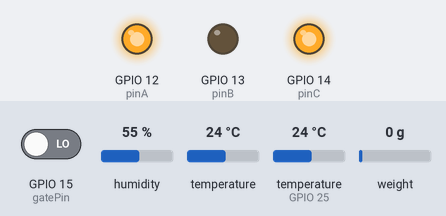
Simulated run of this sketch. Board: ESP32. On the bench: output pins drawn as LEDs (lit = HIGH). The test bench sets the inputs (shaded band); at power-on: GPIO 15 (gatePin) LOW, humidity 55 %, temperature 24 °C, temperature (sensor on GPIO 25) 24 °C, weight on the scale 0 g. What the sketch prints to the serial monitor is not drawn.

Above: at 1.2 s.
1.3 s: GPIO 15 (gatePin) driven HIGH
At 2.2 s:
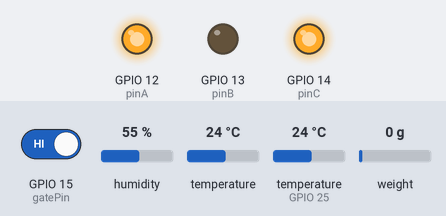
2.8 s: GPIO 15 (gatePin) driven LOW
At 3.7 s:
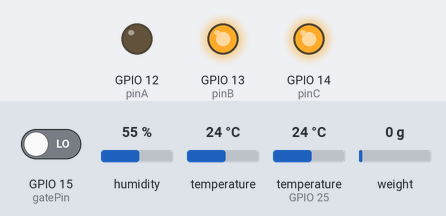
At 7.36 s:
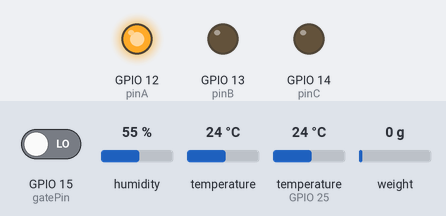
Timing chart, 0 to 14.0 s (numbered marks = the images above; inputs shaded):
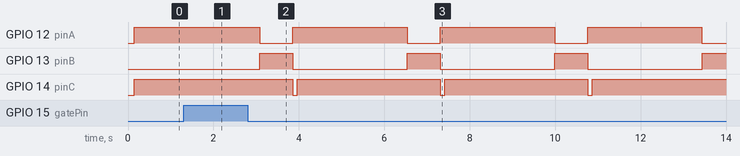

The sketch:

ESP_COMPONENT_MEASURE_.ino
```cpp
//TRansmit


#include <Wire.h>
#include <Adafruit_AHTX0.h>
#include "HX711.h"
#include <OneWire.h>
#include <DallasTemperature.h>

// ==== AHT10 setup ====
Adafruit_AHTX0 aht;

// ==== HX711 setup ====
const byte MPS_OUT_pin = 4;
const byte MPS_SCK_pin = 5;
HX711 MPS20N0040D;

// Calibration constants
const long  OFFSET = 4584000L;
const float SLOPE  = 152000.0f;

// ==== Gate pin ====
const int gatePin = 15;

// ==== Multiplex pins ====
const int pinA = 12;
const int pinB = 13;
const int pinC = 14;

// ==== Dallas Temp (DS18B20) ====
#define ONE_WIRE_BUS 25
OneWire oneWire(ONE_WIRE_BUS);
DallasTemperature sensors(&oneWire);

// Variables
float humidityVal = 0.0;
float tempVal = 0.0;
float pressureVal = 0.0;
float dallasTemp = 0.0;

#define RXD2 16
#define TXD2 17

void setup() {
  Serial.begin(9600);
  Serial2.begin(9600, SERIAL_8N1, RXD2, TXD2);

  pinMode(gatePin, INPUT_PULLDOWN);
  pinMode(pinA, OUTPUT);
  pinMode(pinB, OUTPUT);
  pinMode(pinC, OUTPUT);

  Wire.begin(21, 22);
  if (!aht.begin()) {
    Serial.println("AHT10 sensor error!");
    while (1);
  }

  MPS20N0040D.begin(MPS_OUT_pin, MPS_SCK_pin);
  sensors.begin();

  Serial.println("System initialized: slower transmit, 00 format with multiplex pins.");
}

void loop() {
  if (digitalRead(gatePin) == HIGH) {
    delay(100);
    return;
  }

  // --- Pressure (throttled to 5 Hz) ---
  static unsigned long lastPressure = 0;
  if (millis() - lastPressure >= 50) {
    long raw = MPS20N0040D.read_average(1);
    pressureVal = (raw - OFFSET) / SLOPE;
    sendValue(pressureVal, 1,0,1,"Pressure");
    lastPressure = millis();
  }

  // --- Humidity/Temperature/Dallas (1 Hz) ---
  static unsigned long lastAHT = 0;
  if (millis() - lastAHT >= 2500) {
    sensors_event_t humidity, temp;
    aht.getEvent(&humidity, &temp);
    humidityVal = humidity.relative_humidity;
    tempVal = temp.temperature;
    sendValue(humidityVal, 0,0,1,"Humidity");
    sendValue(tempVal,     0,1,1,"Temp");

    sensors.requestTemperatures();
    dallasTemp = sensors.getTempCByIndex(0);
    sendValue(dallasTemp, 1,0,0,"DallasTemp");

    lastAHT = millis();
  }
}

void sendValue(float rawValue, int a, int b, int c, const char* label) {
  int valueOut = (int)(rawValue + 0.5f);
  if (valueOut < 0) valueOut = 0;
  if (valueOut > 99) valueOut = valueOut % 100;

  char formatted[3];
  sprintf(formatted, "%02d", valueOut);

  digitalWrite(pinA, a);
  digitalWrite(pinB, b);
  digitalWrite(pinC, c);

  Serial.print(label);
  Serial.print(" (");
  Serial.print(a); Serial.print(b); Serial.print(c);
  Serial.print(") → ");
  Serial.println(formatted);

  Serial2.println(formatted);   // just "00".."99"
  delay(5);                     // small pacing delay
}
```

Measured:
- after the input at 1.3 s, GPIO 12 (pinA): stays HIGH (without the input it goes to LOW after 1.3 s); GPIO 13 (pinB): stays LOW (without the input it goes to HIGH after 1.3 s)
- after the input at 2.8 s, GPIO 12 (pinA): alternates HIGH for 2.7 s and LOW for 0.77 s, starting after 0.28 s; GPIO 13 (pinB): alternates HIGH for 0.77 s and LOW for 2.7 s, starting after 0.29 s; GPIO 14 (pinC): alternates HIGH for 3.3 s and LOW for 0.11 s, starting after 1.1 s
